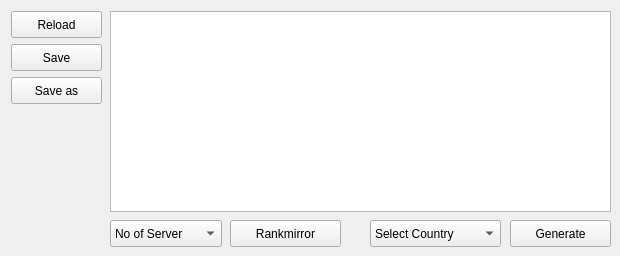
    <widget class="QWidget" name="tab_1">
     <attribute name="icon">
      <iconset resource="icon/resources.qrc">
       <normaloff>:/button/server.png</normaloff>:/button/server.png</iconset>
     </attribute>
     <attribute name="title">
      <string>Mirrorlist</string>
     </attribute>
     <widget class="QPushButton" name="pushButtonReload">
      <property name="geometry">
       <rect>
        <x>11</x>
        <y>11</y>
        <width>91</width>
        <height>27</height>
       </rect>
      </property>
      <property name="text">
       <string>Reload</string>
      </property>
      <property name="icon">
       <iconset resource="icon/resources.qrc">
        <normaloff>:/button/reload.png</normaloff>:/button/reload.png</iconset>
      </property>
      <property name="iconSize">
       <size>
        <width>21</width>
        <height>21</height>
       </size>
      </property>
     </widget>
     <widget class="QPlainTextEdit" name="plainTextEdit">
      <property name="geometry">
       <rect>
        <x>110</x>
        <y>11</y>
        <width>501</width>
        <height>201</height>
       </rect>
      </property>
      <property name="styleSheet">
       <string notr="true"/>
      </property>
     </widget>
     <widget class="QPushButton" name="pushButtonSave">
      <property name="geometry">
       <rect>
        <x>11</x>
        <y>44</y>
        <width>91</width>
        <height>27</height>
       </rect>
      </property>
      <property name="text">
       <string>Save</string>
      </property>
      <property name="icon">
       <iconset resource="icon/resources.qrc">
        <normaloff>:/button/save.png</normaloff>:/button/save.png</iconset>
      </property>
      <property name="iconSize">
       <size>
        <width>23</width>
        <height>23</height>
       </size>
      </property>
     </widget>
     <widget class="QPushButton" name="pushButtonSaveAs">
      <property name="geometry">
       <rect>
        <x>11</x>
        <y>77</y>
        <width>91</width>
        <height>27</height>
       </rect>
      </property>
      <property name="text">
       <string>Save as</string>
      </property>
      <property name="icon">
       <iconset resource="icon/resources.qrc">
        <normaloff>:/button/save.png</normaloff>:/button/save.png</iconset>
      </property>
      <property name="iconSize">
       <size>
        <width>23</width>
        <height>23</height>
       </size>
      </property>
     </widget>
     <widget class="QLabel" name="labelLoading">
      <property name="geometry">
       <rect>
        <x>10</x>
        <y>120</y>
        <width>91</width>
        <height>91</height>
       </rect>
      </property>
      <property name="text">
       <string/>
      </property>
      <property name="pixmap">
       <pixmap resource="icon/resources.qrc">:/loading/loading.gif</pixmap>
      </property>
      <property name="scaledContents">
       <bool>true</bool>
      </property>
     </widget>
     <widget class="QComboBox" name="comboBoxNumber">
      <property name="geometry">
       <rect>
        <x>110</x>
        <y>220</y>
        <width>112</width>
        <height>27</height>
       </rect>
      </property>
      <item>
       <property name="text">
        <string>No of Server</string>
       </property>
      </item>
      <item>
       <property name="text">
        <string>2</string>
       </property>
      </item>
      <item>
       <property name="text">
        <string>3</string>
       </property>
      </item>
      <item>
       <property name="text">
        <string>4</string>
       </property>
      </item>
      <item>
       <property name="text">
        <string>5</string>
       </property>
      </item>
      <item>
       <property name="text">
        <string>6</string>
       </property>
      </item>
     </widget>
     <widget class="QComboBox" name="comboBoxCountry">
      <property name="geometry">
       <rect>
        <x>370</x>
        <y>220</y>
        <width>131</width>
        <height>27</height>
       </rect>
      </property>
      <item>
       <property name="text">
        <string>Select Country</string>
       </property>
      </item>
      <item>
       <property name="text">
        <string>Pakistan</string>
       </property>
      </item>
      <item>
       <property name="text">
        <string>Australia</string>
       </property>
      </item>
      <item>
       <property name="text">
        <string>Austria</string>
       </property>
      </item>
      <item>
       <property name="text">
        <string>Bangladesh</string>
       </property>
      </item>
      <item>
       <property name="text">
        <string>Bosnia and Herzegovina</string>
       </property>
      </item>
      <item>
       <property name="text">
        <string>Brazil</string>
       </property>
      </item>
      <item>
       <property name="text">
        <string>Bulgaria</string>
       </property>
      </item>
      <item>
       <property name="text">
        <string>Canada</string>
       </property>
      </item>
      <item>
       <property name="text">
        <string>Chile</string>
       </property>
      </item>
      <item>
       <property name="text">
        <string>China</string>
       </property>
      </item>
      <item>
       <property name="text">
        <string>Colombia</string>
       </property>
      </item>
      <item>
       <property name="text">
        <string>Croatia</string>
       </property>
      </item>
      <item>
       <property name="text">
        <string>Czech Republic</string>
       </property>
      </item>
      <item>
       <property name="text">
        <string>Denmark</string>
       </property>
      </item>
      <item>
       <property name="text">
        <string>Ecuador</string>
       </property>
      </item>
      <item>
       <property name="text">
        <string>Finland</string>
       </property>
      </item>
      <item>
       <property name="text">
        <string>France</string>
       </property>
      </item>
      <item>
       <property name="text">
        <string>Georgia</string>
       </property>
      </item>
      <item>
       <property name="text">
        <string>Germany</string>
       </property>
      </item>
      <item>
       <property name="text">
        <string>Greece</string>
       </property>
      </item>
      <item>
       <property name="text">
        <string>Hong Kong</string>
       </property>
      </item>
      <item>
       <property name="text">
        <string>Hungary</string>
       </property>
      </item>
      <item>
       <property name="text">
        <string>Iceland</string>
       </property>
      </item>
      <item>
       <property name="text">
        <string>India</string>
       </property>
      </item>
      <item>
       <property name="text">
        <string>Indonesia</string>
       </property>
      </item>
      <item>
       <property name="text">
        <string>Iran</string>
       </property>
      </item>
      <item>
       <property name="text">
        <string>Ireland</string>
       </property>
      </item>
      <item>
       <property name="text">
        <string>Italy</string>
       </property>
      </item>
      <item>
       <property name="text">
        <string>Japan</string>
       </property>
      </item>
      <item>
       <property name="text">
        <string>Kazakhstan</string>
       </property>
      </item>
      <item>
       <property name="text">
        <string>Latvia</string>
       </property>
      </item>
      <item>
       <property name="text">
        <string>Lithuania</string>
       </property>
      </item>
      <item>
       <property name="text">
        <string>Luxembourg</string>
       </property>
      </item>
      <item>
       <property name="text">
        <string>Macedonia</string>
       </property>
      </item>
      <item>
       <property name="text">
        <string>Netherlands</string>
       </property>
      </item>
      <item>
       <property name="text">
        <string>New Caledonia</string>
       </property>
      </item>
      <item>
       <property name="text">
        <string>New Zealand</string>
       </property>
      </item>
      <item>
       <property name="text">
        <string>Norway</string>
       </property>
      </item>
      <item>
       <property name="text">
        <string>Paraguay</string>
       </property>
      </item>
      <item>
       <property name="text">
        <string>Poland</string>
       </property>
      </item>
      <item>
       <property name="text">
        <string>Portugal</string>
       </property>
      </item>
      <item>
       <property name="text">
        <string>Qatar</string>
       </property>
      </item>
      <item>
       <property name="text">
        <string>Romania</string>
       </property>
      </item>
      <item>
       <property name="text">
        <string>Russia</string>
       </property>
      </item>
      <item>
       <property name="text">
        <string>Serbia</string>
       </property>
      </item>
      <item>
       <property name="text">
        <string>Singapore</string>
       </property>
      </item>
      <item>
       <property name="text">
        <string>Slovakia</string>
       </property>
      </item>
      <item>
       <property name="text">
        <string>Slovenia</string>
       </property>
      </item>
      <item>
       <property name="text">
        <string>Somalia</string>
       </property>
      </item>
      <item>
       <property name="text">
        <string>South Africa</string>
       </property>
      </item>
      <item>
       <property name="text">
        <string>South Korea</string>
       </property>
      </item>
      <item>
       <property name="text">
        <string>Spain</string>
       </property>
      </item>
      <item>
       <property name="text">
        <string>Sweden</string>
       </property>
      </item>
      <item>
       <property name="text">
        <string>Switzerland</string>
       </property>
      </item>
      <item>
       <property name="text">
        <string>Taiwan</string>
       </property>
      </item>
      <item>
       <property name="text">
        <string>Thailand</string>
       </property>
      </item>
      <item>
       <property name="text">
        <string>Turkey</string>
       </property>
      </item>
      <item>
       <property name="text">
        <string>Ukraine</string>
       </property>
      </item>
      <item>
       <property name="text">
        <string>United Kingdom</string>
       </property>
      </item>
      <item>
       <property name="text">
        <string>United States</string>
       </property>
      </item>
      <item>
       <property name="text">
        <string>Vietnam</string>
       </property>
      </item>
     </widget>
     <widget class="QPushButton" name="pushButtonGenerate">
      <property name="geometry">
       <rect>
        <x>510</x>
        <y>220</y>
        <width>101</width>
        <height>27</height>
       </rect>
      </property>
      <property name="text">
       <string>Generate</string>
      </property>
      <property name="icon">
       <iconset resource="icon/resources.qrc">
        <normaloff>:/button/process.png</normaloff>:/button/process.png</iconset>
      </property>
      <property name="iconSize">
       <size>
        <width>22</width>
        <height>22</height>
       </size>
      </property>
     </widget>
     <widget class="QPushButton" name="pushButtonRankmirrors">
      <property name="geometry">
       <rect>
        <x>230</x>
        <y>220</y>
        <width>111</width>
        <height>27</height>
       </rect>
      </property>
      <property name="text">
       <string>Rankmirror</string>
      </property>
      <property name="icon">
       <iconset resource="icon/resources.qrc">
        <normaloff>:/button/rank.png</normaloff>:/button/rank.png</iconset>
      </property>
      <property name="iconSize">
       <size>
        <width>22</width>
        <height>22</height>
       </size>
      </property>
     </widget>
     <widget class="QLabel" name="labelLoadingCube">
      <property name="geometry">
       <rect>
        <x>330</x>
        <y>80</y>
        <width>51</width>
        <height>51</height>
       </rect>
      </property>
      <property name="styleSheet">
       <string notr="true"/>
      </property>
      <property name="scaledContents">
       <bool>true</bool>
      </property>
     </widget>
    </widget>
